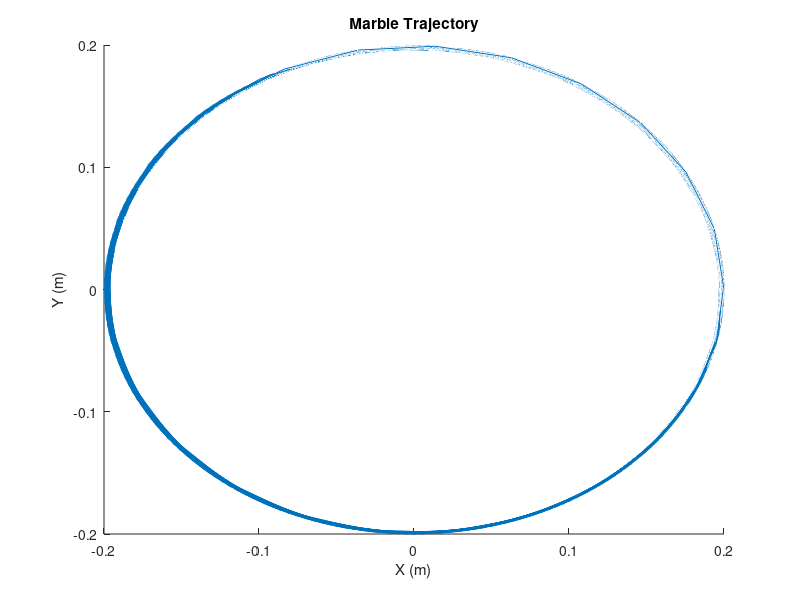

The MATLAB source for this figure:
% Marble in Bowl
%
% Simulates the trajectory of a marble sliding frictionless in a hemispherical bowl.
% The marble is released at the rim of the bowl with a tangential velocity.
% Gravity is the only force acting on the ball.  The simulation is implemented in
% spherical coordinates using the ODE45 differential equation solver.  After the
% simulation is conducted, the trajectory are converted to 3D cartesian and is plotted.
%
% Function Inputs: None
% Function Outputs: None
% The function will plot the trajectory of the marble in the X-Y-Z plane.
%
% Initial conditions and parameters are specified in the function for easy running.
%
% Nick Eyre - Sept 2012
% Olin College ENGR 2340 - Dynamics
% Assignment 2 - Problem 6

function marble
clear all,clf

%System Parameters
g = 9.81;      % gravitational acceleration in m/s^2
r = .2;        % bowl radius in meters
v0 = 5;        % tangential initial velcotiy in m/s
phi_0 = pi/2;  % initial phi value in radians

%Simulation Parameters
Tmax = 10;
dt = .01;
animate = false;

% Theta and R have constant derivatives
v0 = v0/r;  % Initial Theta Dot
Radius_Dot = 0;

%State Variable Definitions
% Z = [Theta, d/dt Theta, Phi, d/dt Phi, R]

% Simulate & Visualize
Z0 = [0 v0 phi_0 0 r];  %Marble Initial Conditions
Ts = [0:dt:Tmax];  %Max Time Span
[T, Z] = ode45(@equations, Ts, Z0);  %Run Solver
visualize_trajectory(T,Z);

    % Function Definition
    % Input: Time, State; Output: Derivative
    function derivatives = equations(T, X)
        %Extract State Variables
        Theta     = X(1);
        Theta_Dot = X(2);
        Phi       = X(3);
        Phi_Dot   = X(4);
        Radius    = X(5);

        Phi_DDot = g*sin(Phi)/r + Theta_Dot^2 * sin(Phi)*cos(Phi);
        Theta_DDot = -2*Phi_Dot*Theta_Dot/tan(Phi);

        %Return Derivative Vector
        derivatives = [Theta_Dot; Theta_DDot; Phi_Dot; Phi_DDot; Radius_Dot];
    end

    % Plot the Trajectory of the Marble in 3D
    % Input: Output Vector from ODE45
    function visualize_trajectory(T,Z)
        %Extract
        Theta  = Z(:,1);
        Phi    = Z(:,3);
        Radius = Z(:,5);
        
        %Convert to Cartesian
        [Theta,Phi,Radius] = phi_convert(Theta,Phi,Radius);
        [x,y,z]=sph2cart(Theta,Phi,Radius);
        hold on
        
        %Animate It!
        if animate
            for i=1:length(Theta)
                %Plot
                plot3(x(i),y(i),z(i),'.');

                %Build Axes & Title
                xlabel('X (m)')
                ylabel('Y (m)')
                zlabel('Z (m)')
                title('Marble Trajectory')
                
                %Scale & Show
                axis([-r r -r r -r 0])
                drawnow
            end
        end

        %Plot Final Result
        plot3(x,y,z)
        xlabel('X (m)')
        ylabel('Y (m)')
        zlabel('Z (m)')
        title('Marble Trajectory')
        axis([-r r -r r -r 0])
    end

    % Converts Phi from Range of [0,Pi] to [-Pi/2,Pi/2] for sph2cart built-in function
    function [Theta,Phi,Radius] = phi_convert(Theta,Phi,Radius)
        %Deal with Overflow (Phi > Pi)
        for i=1:length(Theta)
            if Phi(i) > pi
                Phi(i) = 2*pi - Phi(i);
                Theta(i) = Theta(i) + pi;
            end
        end

        %Convert Range
        Phi = pi/2 - Phi;
    end

end %function